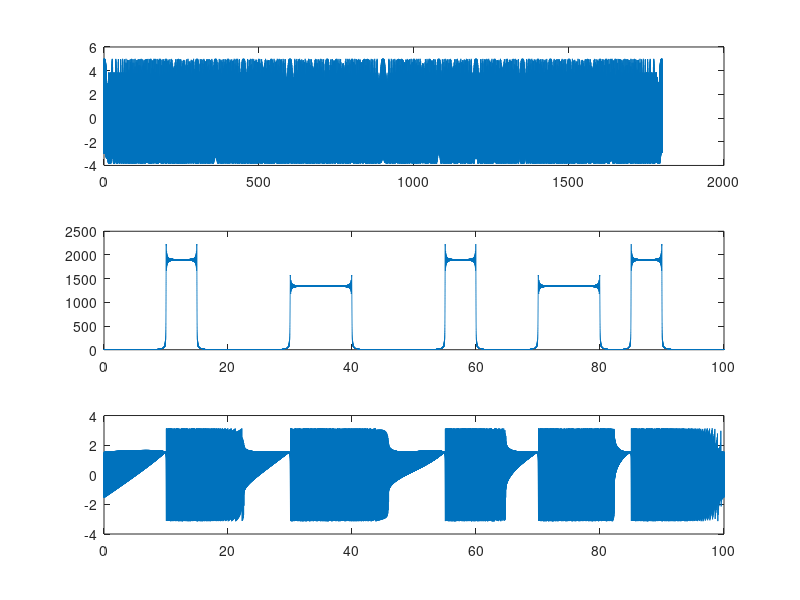
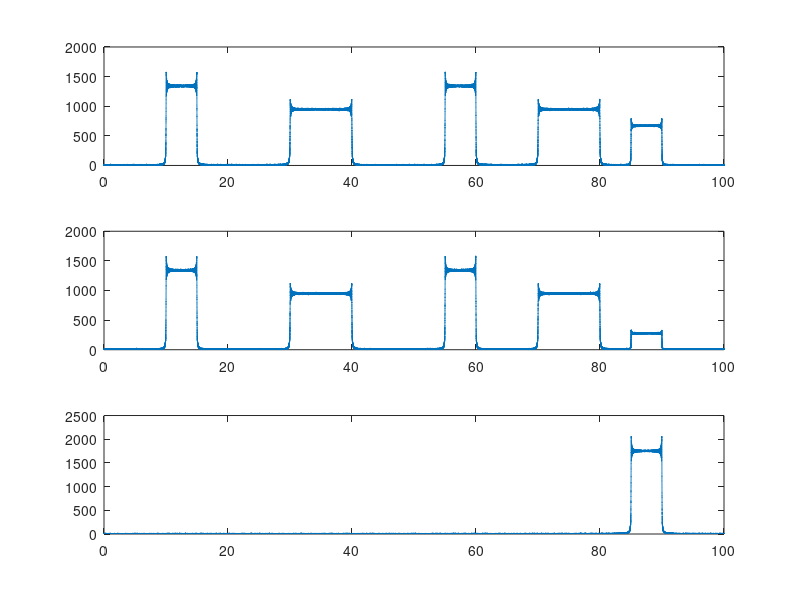

These charts were generated, in order, by the following MATLAB code:
clear; close('all','force'); clc;

fs = 200;
ts = 1/fs;
tw = 30*60;
f1 = [10 15];
f2 = [30 40];
f3 = [55 60];
f4 = [70 80];
f5 = [85 90];
angle1 = pi/4;
angle2 = 3*pi/4;
angle3 = 5*pi/4;
angle4 = 7*pi/4;
angle5 = [pi/8 pi/8];
timeAx = 0:ts:tw;
noiseScaling = .05;

noise = (rand(1,length(timeAx)) - 0.5)*noiseScaling;
sig1 = chirp(timeAx,f1(1),tw,f1(2));
sig2 = chirp(timeAx,f2(1),tw,f2(2));
sig3 = chirp(timeAx,f3(1),tw,f3(2));
sig4 = chirp(timeAx,f4(1),tw,f4(2));
sig5 = chirp(timeAx,f5(1),tw,f5(2));

sig = sig1 + sig2 + sig3 + sig4 + sig5;

data(:,1) = (sig1*cos(angle1) + sig2*cos(angle2) + sig3*cos(angle3) + sig4*cos(angle4) + sig5*sin(angle5(1))*cos(angle5(2)) + (rand(1,length(timeAx)) - 0.5)*noiseScaling)';
data(:,2) = (sig1*sin(angle1) + sig2*sin(angle2) + sig3*sin(angle3) + sig4*sin(angle4) + sig5*sin(angle5(1))*sin(angle5(2)) + (rand(1,length(timeAx)) - 0.5)*noiseScaling)';
data(:,3) = (sig5*cos(angle5(1)) + (rand(1,length(timeAx)) - 0.5)*noiseScaling)';

Nfft = 2^nextpow2(length(sig1));
sigF = fft(sig,Nfft);
df = fs/Nfft;
freqAx = 0:df:fs-df;

dataF = fft(data,Nfft);

figure
subplot(311)
plot(timeAx,sig)
subplot(312)
plot(freqAx(1:Nfft/2),abs(sigF(1:Nfft/2)))
subplot(313)
plot(freqAx(1:Nfft/2),angle(sigF(1:Nfft/2)))

figure
subplot(311)
plot(freqAx(1:Nfft/2),abs(dataF(1:Nfft/2,1)))
subplot(312)
plot(freqAx(1:Nfft/2),abs(dataF(1:Nfft/2,2)))
subplot(313)
plot(freqAx(1:Nfft/2),abs(dataF(1:Nfft/2,3)))



